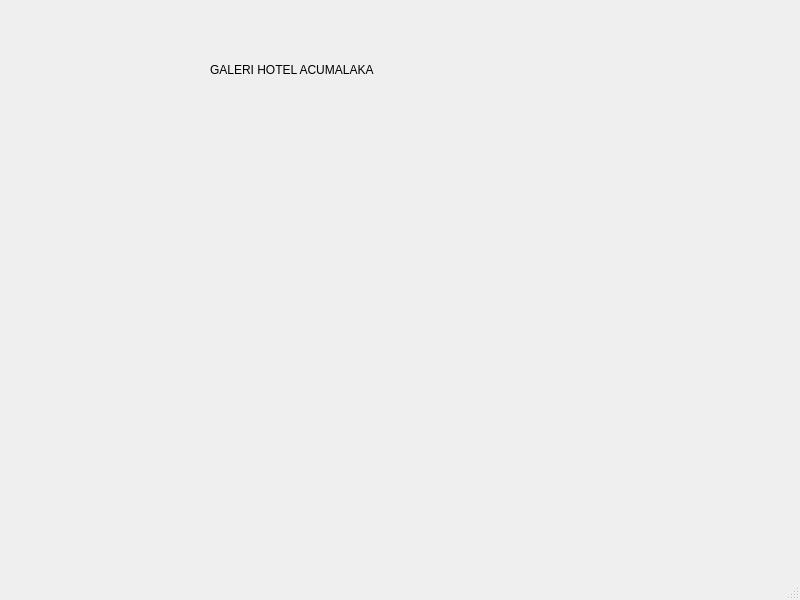
<?xml version="1.0" encoding="UTF-8"?>
<ui version="4.0">
 <class>MainWindow</class>
 <widget class="QMainWindow" name="MainWindow">
  <property name="geometry">
   <rect>
    <x>0</x>
    <y>0</y>
    <width>800</width>
    <height>600</height>
   </rect>
  </property>
  <property name="windowTitle">
   <string>MainWindow</string>
  </property>
  <widget class="QWidget" name="centralwidget">
   <widget class="QLabel" name="label">
    <property name="geometry">
     <rect>
      <x>210</x>
      <y>60</y>
      <width>321</width>
      <height>20</height>
     </rect>
    </property>
    <property name="text">
     <string>GALERI HOTEL ACUMALAKA</string>
    </property>
   </widget>
  </widget>
  <widget class="QMenuBar" name="menubar">
   <property name="geometry">
    <rect>
     <x>0</x>
     <y>0</y>
     <width>800</width>
     <height>21</height>
    </rect>
   </property>
  </widget>
  <widget class="QStatusBar" name="statusbar"/>
 </widget>
 <resources/>
 <connections/>
</ui>
